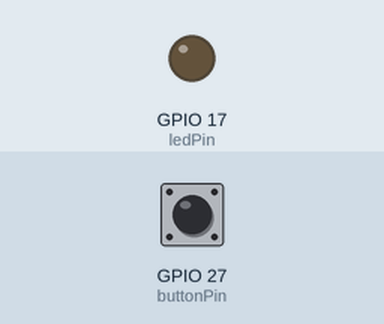
A program run on a simulated Raspberry Pi (BCM pin numbers). Parts: output pins drawn as LEDs (lit = HIGH). Inputs (shaded band) come from the test bench; at power-on: GPIO 27 (buttonPin) LOW. What the program prints to the terminal is not drawn.

Above: at 1.2 s.
1.3 s: GPIO 27 (buttonPin) pulled HIGH for 0.15 s
At 1.37 s:
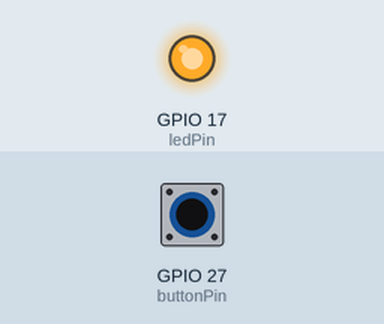
2.9 s: GPIO 27 (buttonPin) pulled HIGH for 3.2 s
At 6.5 s:
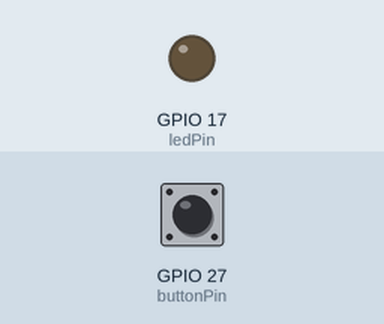
Timing chart, 0 to 8.0 s (numbered marks = the images above; inputs shaded):
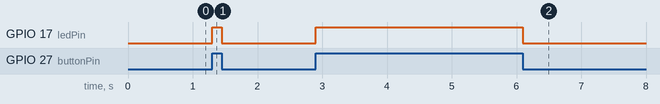

Measured:
- after the input at 1.3 s, GPIO 17 (ledPin): LOW → HIGH at once, → LOW 0.15 s later
- after the input at 2.9 s, GPIO 17 (ledPin): LOW → HIGH at once, → LOW 3.2 s later

The program:

gpiotest.py
```python
# External module imports
import RPi.GPIO as GPIO
import time

# Pin Definitons:
ledPin = 17 # Broadcom pin 17 (PI pin 11)
buttonPin = 27 # Broadcom pin 17 (PI pin 13)
# Pin Setup:

GPIO.setmode(GPIO.BCM)
GPIO.setup(ledPin, GPIO.OUT)
GPIO.setup(buttonPin, GPIO.IN)

# Initial state for LED:
GPIO.output(ledPin, GPIO.LOW)

print("Simple Python GPIO Start! Press CTRL+C to exit")
try:
	while 1:
		if GPIO.input(buttonPin):
			GPIO.output(ledPin, GPIO.HIGH)
		else:
			GPIO.output(ledPin, GPIO.LOW)

except KeyboardInterrupt: # If CTRL+C is pressed, exit and clean
	GPIO.cleanup() # cleanup all GPIO
```
